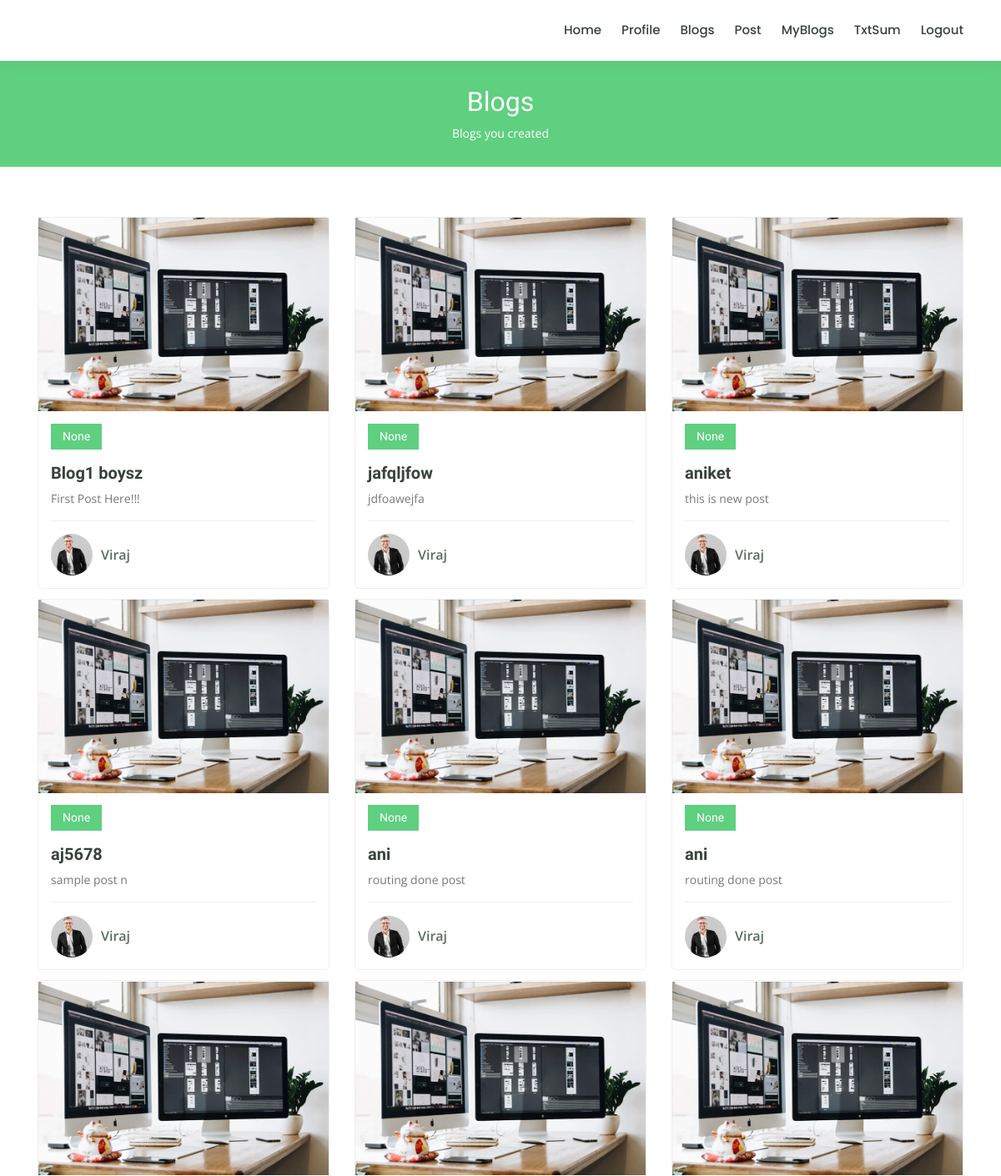
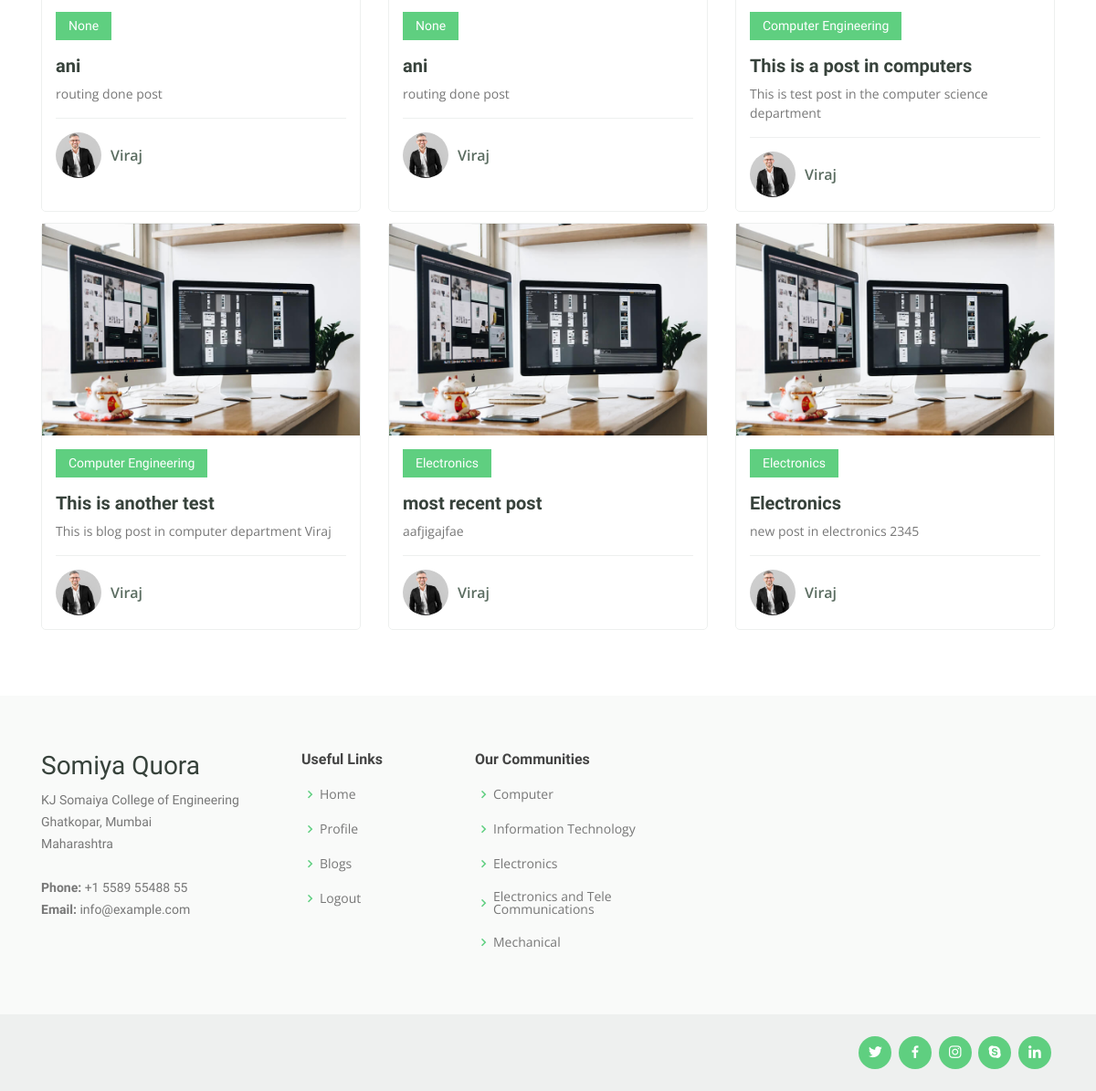
/my-blogs/ (signed in), run on the app's committed database (2 pictures, top to bottom).
### quoraBlog/models.py (models this page shows, shortened)
class Post(models.Model):
    title = models.CharField(max_length=100)
    content = models.TextField()
    date_posted = models.DateTimeField(default=timezone.now)
    author = models.ForeignKey(User, on_delete=models.CASCADE)
    group = models.ForeignKey(Community, on_delete= models.CASCADE,null=True, blank=True)
    reports = models.ManyToManyField(User, related_name='blog_post')
    likes = models.ManyToManyField(User, related_name='likes')
    User.username = 'Viraj'

class Community(models.Model):
    title =  models.CharField(max_length=100,unique=True)
    description = models.TextField(blank=True, default='')
    def __str__(self):
        return self.title

### quoraBlog/views.py (the view)
# urls.py: path('my-blogs/', views.myBlogs, name='my-blogs'),
def myBlogs(req):
    context = {
        'myBlogs': Post.objects.filter(author=req.user),
        'length': len(Post.objects.filter(author=req.user)),
    }
    return render(req, 'myBlogs.html', context)

### quoraBlog/templates/myBlogs.html (shortened to what this page needs)
{% load static %}
<!DOCTYPE html>
<html lang="en">
<head>
  <link href="{% static 'vendor/bootstrap/css/bootstrap.min.css' %}" rel="stylesheet">
  <link href="{% static 'vendor/icofont/icofont.min.css' %}" rel="stylesheet">
  <link href="{% static 'vendor/boxicons/css/boxicons.min.css' %}" rel="stylesheet">
  <link href="{% static 'vendor/owl.carousel/assets/owl.carousel.min.css' %}" rel="stylesheet">
  <link href="{% static 'vendor/animate.css/animate.min.css' %}" rel="stylesheet">
  <link href="{% static 'vendor/aos/aos.css' %}" rel="stylesheet">
  <link href="{% static 'vendor/remixicon/remixicon.css' %}" rel="stylesheet">
  <link rel="stylesheet" type="text/css" href="{% static 'css/blogs.css' %}">
</head>
<body>
  <header id="header" class="fixed-top">
    <div class="container d-flex align-items-center">
      <nav class="nav-menu d-none d-lg-block">
        <ul>
          <li><a href="{% url 'home' %}">Home</a></li>
          <li><a href="{% url 'profile' %}">Profile</a></li>
            <li><a href="{% url 'blogs' %}">Blogs</a></li>
            <li><a href="{% url 'post-create' %}">Post</a></li>
            <li><a href="{% url 'my-blogs' %}">MyBlogs</a></li>
            <li ><a href="{% url 'txt_sum' %}">TxtSum</a></li>
            <li><a href="{% url 'logout' %}">Logout</a></li>
        </ul>
      </nav>
    </div>
  </header>
  <main id="main" data-aos="fade-in">
    <div class="breadcrumbs">
      <div class="container">
        <h2>Blogs</h2>
        <p>Blogs you created</p>
      </div>
    </div>
    <section id="courses" class="courses">
      <div class="container" data-aos="fade-up">
        <div class="row" data-aos="zoom-in" data-aos-delay="100">
          {% for blog in myBlogs %}
          <div class="col-lg-4 col-md-6 d-flex align-items-stretch">
            <div class="course-item" style="margin-bottom: 12px;">
              <img src="{% static 'img/course-1.jpg' %}" class="img-fluid" alt="...">
              <div class="course-content">
                <div class="d-flex justify-content-between align-items-center mb-3">
                  <h4>{{ blog.group }}</h4>
                </div>
                <h3><a href="{% url 'post-detail' blog.id %}">{{ blog.title }}</a></h3>
                <p>{{ blog.content }}</p>
                <div class="trainer d-flex justify-content-between align-items-center">
                  <div class="trainer-profile d-flex align-items-center">
                    <img src="{% static 'img/trainer-1.jpg' %}" class="img-fluid" alt="">
                    <span>{{ blog.author }}</span>
                  </div>
                </div>
              </div>
            </div>
          </div>
          {% endfor %}
        </div>
      </div>
    </section>
  </main>
<footer id="footer">
  <div class="footer-top">
    <div class="container">
      <div class="row">
        <div class="col-lg-3 col-md-6 footer-contact">
          <h3>Somiya Quora</h3>
          <p>
            KJ Somaiya College of Engineering <br>
            Ghatkopar, Mumbai<br>
            Maharashtra <br><br>
            <strong>Phone:</strong> +1 5589 55488 55<br>
            <strong>Email:</strong> info@example.com<br>
          </p>
        </div>
        <div class="col-lg-2 col-md-6 footer-links">
          <h4>Useful Links</h4>
          <ul>
            <li><i class="bx bx-chevron-right"></i> <a href={{home}}>Home</a></li>
            <li><i class="bx bx-chevron-right"></i> <a href={{profile}}>Profile</a></li>
            <li><i class="bx bx-chevron-right"></i> <a href="#">Blogs</a></li>
            <li><i class="bx bx-chevron-right"></i> <a href="#">Logout</a></li>
          </ul>
        </div>
        <div class="col-lg-3 col-md-6 footer-links">
          <h4>Our Communities</h4>
          <ul>
            <li><i class="bx bx-chevron-right"></i> <a href="#">Computer</a></li>
            <li><i class="bx bx-chevron-right"></i> <a href="#">Information Technology</a></li>
            <li><i class="bx bx-chevron-right"></i> <a href="#">Electronics</a></li>
            <li><i class="bx bx-chevron-right"></i> <a href="#">Electronics and Tele Communications</a></li>
            <li><i class="bx bx-chevron-right"></i> <a href="#">Mechanical</a></li>
          </ul>
        </div>
      </div>
    </div>
  </div>
  <div class="container d-md-flex py-4">
    <div class="social-links text-center text-md-right pt-3 pt-md-0">
      <a href="#" class="twitter"><i class="bx bxl-twitter"></i></a>
      <a href="#" class="facebook"><i class="bx bxl-facebook"></i></a>
      <a href="#" class="instagram"><i class="bx bxl-instagram"></i></a>
      <a href="#" class="google-plus"><i class="bx bxl-skype"></i></a>
      <a href="#" class="linkedin"><i class="bx bxl-linkedin"></i></a>
    </div>
  </div>
</footer>
</body>
</html>

### quoraBlog/static/css/blogs.css (style rules this page uses)
body { font-family: "Open Sans", sans-serif; color: #444444; }
a { color: #5fcf80; }
h1, h2, h3, h4, h5, h6 { font-family: "Raleway", sans-serif; }
#header { background: #fff; transition: all 0.5s; z-index: 997; padding: 15px 0; box-shadow: 0px 0 18px rgba(55, 66, 59, 0.08); }
.nav-menu ul { margin: 0; padding: 0; list-style: none; }
.nav-menu > ul { display: flex; }
.nav-menu > ul > li { position: relative; white-space: nowrap; padding: 10px 0 10px 24px; }
.nav-menu a { display: block; position: relative; color: #37423b; transition: 0.3s; font-size: 15px; font-family: "Poppins", sans-serif; font-weight: 500; }
.mobile-nav { position: fixed; top: 55px; right: 15px; bottom: 15px; left: 15px; z-index: 9999; overflow-y: auto; background: #fff; transition: ease-in-out 0.2s; opacity: 0; visibility: hidden; border-radius: 10px; padding: 10px 0; }
.mobile-nav * { margin: 0; padding: 0; list-style: none; }
.mobile-nav a { display: block; position: relative; color: #37423b; padding: 10px 20px; font-weight: 500; outline: none; }
section { padding: 60px 0; overflow: hidden; }
.breadcrumbs { margin-top: 73px; text-align: center; background: #5fcf80; padding: 30px 0; color: #fff; }
.breadcrumbs h2 { font-size: 32px; font-weight: 500; }
.breadcrumbs p { font-size: 14px; margin-bottom: 0; }
.courses .course-item { border-radius: 5px; border: 1px solid #eef0ef; }
.courses .course-content { padding: 15px; }
.courses .course-content h3 { font-weight: 700; font-size: 20px; }
.courses .course-content h3 a { color: #37423b; transition: 0.3s; }
.courses .course-content p { font-size: 14px; color: #777777; }
.courses .course-content h4 { font-size: 14px; background: #5fcf80; padding: 7px 14px; color: #fff; margin: 0; }
.courses .trainer { padding-top: 15px; border-top: 1px solid #eef0ef; }
.courses .trainer .trainer-profile img { max-width: 50px; border-radius: 50px; }
.courses .trainer .trainer-profile span { padding-left: 10px; font-weight: 600; font-size: 16px; color: #5a6c60; }
#footer { color: #37423b; font-size: 14px; background: #eef0ef; }
#footer .footer-top { padding: 60px 0 30px 0; background: #f9faf9; }
#footer .footer-top .footer-contact { margin-bottom: 30px; }
#footer .footer-top .footer-contact p { font-size: 14px; line-height: 24px; margin-bottom: 0; font-family: "Raleway", sans-serif; color: #777777; }
#footer .footer-top h4 { font-size: 16px; font-weight: bold; color: #444444; position: relative; padding-bottom: 12px; }
#footer .footer-top .footer-links { margin-bottom: 30px; }
#footer .footer-top .footer-links ul { list-style: none; padding: 0; margin: 0; }
#footer .footer-top .footer-links ul i { padding-right: 2px; color: #5fcf80; font-size: 18px; line-height: 1; }
#footer .footer-top .footer-links ul li { padding: 10px 0; display: flex; align-items: center; }
#footer .footer-top .footer-links ul li:first-child { padding-top: 0; }
#footer .footer-top .footer-links ul a { color: #777777; transition: 0.3s; display: inline-block; line-height: 1; }
#footer .social-links a { font-size: 18px; display: inline-block; background: #5fcf80; color: #fff; line-height: 1; padding: 8px 0; margin-right: 4px; border-radius: 50%; text-align: center; width: 36px; height: 36px; transition: 0.3s; }

### data on the page
Post: group "None", title "Blog1 boysz", content "First Post Here!!!", author "Viraj"
Post: group "None", title "jafqljfow", content "jdfoawejfa", author "Viraj"
Post: group "None", title "aniket", content "this is new post", author "Viraj"
Post: group "None", title "aj5678", content "sample post n", author "Viraj"
Post: group "None", title "ani", content "routing done post", author "Viraj"
Post: group "None", title "ani", content "routing done post", author "Viraj"
Post: group "None", title "ani", content "routing done post", author "Viraj"
Post: group "None", title "ani", content "routing done post", author "Viraj"
Post: group "Computer Engineering", title "This is a post in computers", content "This is test post in the computer science department", author "Viraj"
Post: group "Computer Engineering", title "This is another test", content "This is blog post in computer department Viraj", author "Viraj"
Post: group "Electronics", title "most recent post", content "aafjigajfae", author "Viraj"
Post: group "Electronics", title "Electronics", content "new post in electronics 2345", author "Viraj"
